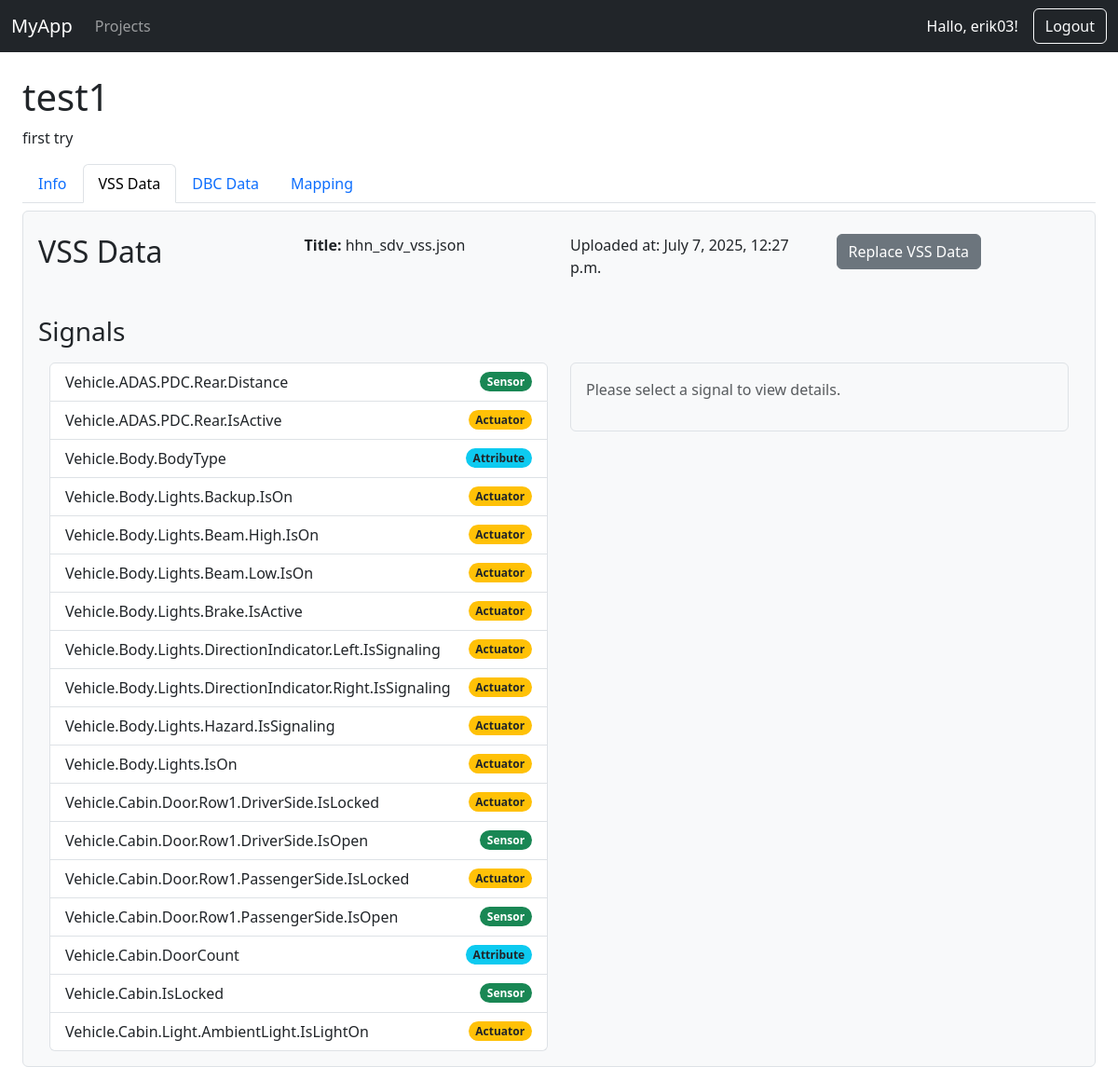
The app's page /erik03/projects/test1/vss/ (signed in) with its own data.
### projects/models.py (models this page shows, shortened)
class Project(models.Model):
    id = models.UUIDField(primary_key=True, default=uuid.uuid4, editable=False)
    owner = models.ForeignKey(User, on_delete=models.CASCADE, related_name='projects')
    title = models.CharField(max_length=200)
    description = models.TextField(blank=True)
    created_at = models.DateTimeField(auto_now_add=True)
    class Meta:
        constraints = [
            models.UniqueConstraint(fields=['owner', 'title'], name='unique_title_per_owner')
        ]

### vss_handler/models.py (models this page shows, shortened)
class VSSData(models.Model):
    id = models.UUIDField(primary_key=True, default=uuid.uuid4, editable=False)
    project = models.OneToOneField(Project, on_delete=models.CASCADE, related_name='vss_data')
    title = models.CharField(max_length=255)
    data = models.JSONField()
    uploaded_by = models.ForeignKey(User, on_delete=models.CASCADE)
    uploaded_at = models.DateTimeField(auto_now_add=True)

class VSSSignal(models.Model):
    id = models.UUIDField(primary_key=True, default=uuid.uuid4, editable=False)
    vss_data = models.ForeignKey(
        VSSData,
        on_delete=models.CASCADE,
        related_name='vss_signals'
    )
    name = models.CharField(max_length=255)
    api_name = models.CharField(max_length=1024)
    type = models.CharField(max_length=64)   # branch / sensor / actuator / attribute
    datatype = models.CharField(max_length=64, blank=True, null=True)
    unit = models.CharField(max_length=64, blank=True, null=True)
    description = models.TextField(blank=True, null=True)
    api_id = models.CharField(max_length=128, blank=True, null=True)
    api_uuid = models.CharField(max_length=128, blank=True, null=True)
    parent_api_name = models.CharField(max_length=1024, blank=True, null=True)
    metadata = models.JSONField(blank=True, null=True)

### vss_handler/views.py (the view)
# urls.py: path('', views.vss_detail, name='detail'),
@login_required
def vss_detail(request, username, title):
    if request.user.username != username:
        return HttpResponseForbidden("Nicht erlaubt!")
    project = get_object_or_404(Project, title=title, owner=request.user)
    try:
        vss_data = project.vss_data
        vss_signals = vss_data.vss_signals.all()
    except VSSData.DoesNotExist:
        vss_data = None
        vss_signals = []
    return render(request, 'vss_handler/vss_detail.html', {
        'project': project,
        'username': username,
        'vss_data': vss_data,
        'vss_signals': vss_signals,
        'active_tab': 'vss'
    })

### templates/vss_handler/vss_detail.html (shortened to what this page needs)
{% extends "projects/project_base.html" %}
{% block project_content %}
{% if vss_data %}
  <div class="row align-items-start mt-2">
    <div class="col">
      <h2>VSS Data</h2>
    </div>
    <div class="col">
      <p><strong>Title:</strong> {{ vss_data.title }}</p>
    </div>
    <div class="col">
      <p>Uploaded at: {{ vss_data.uploaded_at }}</p>
    </div>
    <div class="col">
      <a class="btn btn-secondary mb-3" href="{% url 'vss:upload' username project.title %}">Replace VSS Data</a>
    </div>
  </div>
  <h3 class="mt-4">Signals</h3>
  {% if vss_signals.exists %}
  <div class="container-fluid mt-3">
    <div class="row">
      <div class="col-6">
        <div class="list-group">
          {% for signal in vss_signals %}
          <button type="button"
                  class="list-group-item list-group-item-action d-flex justify-content-between align-items-center signal-button"
                  data-signal-id="signal-{{ forloop.counter0 }}">
                  {{ signal.name }}
            {% if signal.type == "sensor" %}
              <span class="badge bg-success rounded-pill">Sensor</span>
            {% elif signal.type == "actuator" %}
              <span class="badge bg-warning text-dark rounded-pill">Actuator</span>
            {% elif signal.type == "attribute" %}
              <span class="badge bg-info text-dark rounded-pill">Attribute</span>
            {% else %}
              <span class="badge bg-secondary rounded-pill">{{ signal.type }}</span>
            {% endif %}
          </button>
          {% endfor %}
        </div>
      </div>
      <div class="col-6">
        <div id="signal-details" class="border p-3 bg-light rounded">
          <p class="text-muted">Please select a signal to view details.</p>
        </div>
      </div>
    </div>
  </div>
  {% else %}
    <p class="text-muted">No signals found in this VSS data.</p>
  {% endif %}
{% else %}
  <p>No VSS data uploaded yet.</p>
  <a class="btn btn-primary" href="{% url 'vss:upload' username project.title %}">Upload VSS Data</a>
{% endif %}
{% endblock %}

### templates/projects/project_base.html (shortened to what this page needs)
{% extends 'base.html' %}
{% block content %}
<h1>{{ project.title }}</h1>
<p>{{ project.description }}</p>
<ul class="nav nav-tabs">
  <li class="nav-item">
    <a class="nav-link {% if active_tab == 'info' %}active{% endif %} text-decoration-none"
       aria-current="page"
       href="{% url 'project_detail' user.username project.title %}">
       Info
    </a>
  </li>
  <li class="nav-item">
    <a class="nav-link {% if active_tab == 'vss' %}active{% endif %} text-decoration-none"
       href="{% url 'vss:detail' user.username project.title %}">
       VSS Data
    </a>
  </li>
  <li class="nav-item">
    <a class="nav-link {% if active_tab == 'dbc' %}active{% endif %} text-decoration-none"
       href="{% url 'dbc:detail' user.username project.title %}">
       DBC Data
    </a>
  </li>
    <li class="nav-item">
    <a class="nav-link {% if active_tab == 'mapping' %}active{% endif %} text-decoration-none"
       href="{% url 'mapping:detail' user.username project.title %}">
       Mapping
    </a>
  </li>
</ul>
<div class ="tab-content border p-3 mt-2 bg-light rounded">
  {% block project_content %}{% endblock %}
</div>
{% endblock %}

### templates/base.html (shortened to what this page needs)
<!DOCTYPE html>
<html lang="en">
<head>
    <link href="https://cdn.jsdelivr.net/npm/bootstrap@5.3.0/dist/css/bootstrap.min.css" rel="stylesheet">
</head>
<body>
<nav class="navbar navbar-expand-lg navbar-dark bg-dark">
    <div class="container-fluid">
        <a class="navbar-brand" href="{% url 'home' %}">MyApp</a>
        {% if user.is_authenticated %}
        <div class="collapse navbar-collapse" id="navbarNav">
            <ul class="navbar-nav me-auto mb-2 mb-lg-0">
                <li class="nav-item">
                    <a class="nav-link" href="{% url 'project_list' request.user.username %}">Projects</a>
                </li>
            </ul>
            <span class="navbar-text text-white me-3">
                Hallo, {{ user.username }}!
            </span>
            <a class="btn btn-outline-light" href="{% url 'logout' %}">Logout</a>
        </div>
        {% else %}
        <div>
            <a class="btn btn-outline-light" href="{% url 'login' %}">Login</a>
        </div>
        {% endif %}
    </div>
</nav>
<div class="container-fluid mt-4 px-4">
    {% block content %}
    {% endblock %}
</div>
</body>
</html>

### records on screen
Project: title "test1", description "first try"
VSSData: title "hhn_sdv_vss.json", uploaded_at "July 7, 2025, 12:27 p.m."
VSSSignal: name "Vehicle.ADAS.PDC.Rear.Distance", type "Sensor"
VSSSignal: name "Vehicle.ADAS.PDC.Rear.IsActive", type "Actuator"
VSSSignal: name "Vehicle.Body.BodyType", type "Attribute"
VSSSignal: name "Vehicle.Body.Lights.Backup.IsOn", type "Actuator"
VSSSignal: name "Vehicle.Body.Lights.Beam.High.IsOn", type "Actuator"
VSSSignal: name "Vehicle.Body.Lights.Beam.Low.IsOn", type "Actuator"
VSSSignal: name "Vehicle.Body.Lights.Brake.IsActive", type "Actuator"
VSSSignal: name "Vehicle.Body.Lights.DirectionIndicator.Left.IsSignaling", type "Actuator"
VSSSignal: name "Vehicle.Body.Lights.DirectionIndicator.Right.IsSignaling", type "Actuator"
VSSSignal: name "Vehicle.Body.Lights.Hazard.IsSignaling", type "Actuator"
VSSSignal: name "Vehicle.Body.Lights.IsOn", type "Actuator"
VSSSignal: name "Vehicle.Cabin.Door.Row1.DriverSide.IsLocked", type "Actuator"
VSSSignal: name "Vehicle.Cabin.Door.Row1.DriverSide.IsOpen", type "Sensor"
VSSSignal: name "Vehicle.Cabin.Door.Row1.PassengerSide.IsLocked", type "Actuator"
VSSSignal: name "Vehicle.Cabin.Door.Row1.PassengerSide.IsOpen", type "Sensor"
VSSSignal: name "Vehicle.Cabin.DoorCount", type "Attribute"
VSSSignal: name "Vehicle.Cabin.IsLocked", type "Sensor"
VSSSignal: name "Vehicle.Cabin.Light.AmbientLight.IsLightOn", type "Actuator"

### other values on screen
{{ user.username }} "erik03"
